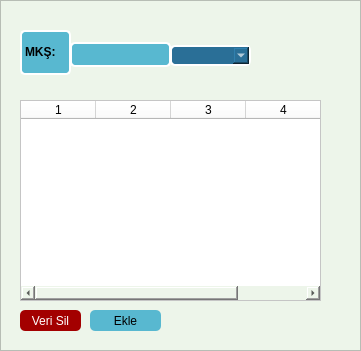
       <widget class="QFrame" name="frame_9">
        <property name="geometry">
         <rect>
          <x>20</x>
          <y>540</y>
          <width>361</width>
          <height>351</height>
         </rect>
        </property>
        <property name="styleSheet">
         <string notr="true">background-color: rgb(237, 245, 234);</string>
        </property>
        <property name="frameShape">
         <enum>QFrame::StyledPanel</enum>
        </property>
        <property name="frameShadow">
         <enum>QFrame::Raised</enum>
        </property>
        <widget class="QTableWidget" name="tableWidge_veritabani_3">
         <property name="geometry">
          <rect>
           <x>20</x>
           <y>100</y>
           <width>301</width>
           <height>201</height>
          </rect>
         </property>
         <property name="palette">
          <palette>
           <active>
            <colorrole role="Button">
             <brush brushstyle="SolidPattern">
              <color alpha="255">
               <red>255</red>
               <green>255</green>
               <blue>255</blue>
              </color>
             </brush>
            </colorrole>
            <colorrole role="Base">
             <brush brushstyle="SolidPattern">
              <color alpha="255">
               <red>255</red>
               <green>255</green>
               <blue>255</blue>
              </color>
             </brush>
            </colorrole>
            <colorrole role="Window">
             <brush brushstyle="SolidPattern">
              <color alpha="255">
               <red>255</red>
               <green>255</green>
               <blue>255</blue>
              </color>
             </brush>
            </colorrole>
           </active>
           <inactive>
            <colorrole role="Button">
             <brush brushstyle="SolidPattern">
              <color alpha="255">
               <red>255</red>
               <green>255</green>
               <blue>255</blue>
              </color>
             </brush>
            </colorrole>
            <colorrole role="Base">
             <brush brushstyle="SolidPattern">
              <color alpha="255">
               <red>255</red>
               <green>255</green>
               <blue>255</blue>
              </color>
             </brush>
            </colorrole>
            <colorrole role="Window">
             <brush brushstyle="SolidPattern">
              <color alpha="255">
               <red>255</red>
               <green>255</green>
               <blue>255</blue>
              </color>
             </brush>
            </colorrole>
           </inactive>
           <disabled>
            <colorrole role="Button">
             <brush brushstyle="SolidPattern">
              <color alpha="255">
               <red>255</red>
               <green>255</green>
               <blue>255</blue>
              </color>
             </brush>
            </colorrole>
            <colorrole role="Base">
             <brush brushstyle="SolidPattern">
              <color alpha="255">
               <red>255</red>
               <green>255</green>
               <blue>255</blue>
              </color>
             </brush>
            </colorrole>
            <colorrole role="Window">
             <brush brushstyle="SolidPattern">
              <color alpha="255">
               <red>255</red>
               <green>255</green>
               <blue>255</blue>
              </color>
             </brush>
            </colorrole>
           </disabled>
          </palette>
         </property>
         <property name="styleSheet">
          <string notr="true">background-color: rgb(255, 255, 255);
</string>
         </property>
         <property name="verticalScrollBarPolicy">
          <enum>Qt::ScrollBarAsNeeded</enum>
         </property>
         <property name="verticalScrollMode">
          <enum>QAbstractItemView::ScrollPerItem</enum>
         </property>
         <property name="rowCount">
          <number>0</number>
         </property>
         <property name="columnCount">
          <number>4</number>
         </property>
         <attribute name="horizontalHeaderDefaultSectionSize">
          <number>75</number>
         </attribute>
         <column/>
         <column/>
         <column/>
         <column/>
        </widget>
        <widget class="QPushButton" name="veritabanekle_3">
         <property name="geometry">
          <rect>
           <x>90</x>
           <y>310</y>
           <width>71</width>
           <height>21</height>
          </rect>
         </property>
         <property name="cursor">
          <cursorShape>PointingHandCursor</cursorShape>
         </property>
         <property name="styleSheet">
          <string notr="true">background-color: rgb(88, 184, 208);border-radius: 5px;</string>
         </property>
         <property name="text">
          <string>Ekle</string>
         </property>
        </widget>
        <widget class="QPushButton" name="verisil_3">
         <property name="geometry">
          <rect>
           <x>20</x>
           <y>310</y>
           <width>61</width>
           <height>21</height>
          </rect>
         </property>
         <property name="font">
          <font>
           <weight>50</weight>
           <bold>false</bold>
          </font>
         </property>
         <property name="cursor">
          <cursorShape>PointingHandCursor</cursorShape>
         </property>
         <property name="styleSheet">
          <string notr="true">border-radius: 5px;
color: rgb(255, 255, 255);
background-color: rgb(163, 0, 0);</string>
         </property>
         <property name="text">
          <string>Veri Sil</string>
         </property>
        </widget>
        <widget class="QLabel" name="label_20">
         <property name="geometry">
          <rect>
           <x>20</x>
           <y>30</y>
           <width>51</width>
           <height>45</height>
          </rect>
         </property>
         <property name="font">
          <font>
           <pointsize>9</pointsize>
           <weight>75</weight>
           <bold>true</bold>
          </font>
         </property>
         <property name="tabletTracking">
          <bool>false</bool>
         </property>
         <property name="focusPolicy">
          <enum>Qt::TabFocus</enum>
         </property>
         <property name="styleSheet">
          <string notr="true">border: 2px solid white;
border-radius: 5px;
background-color: rgb(88, 184, 208);</string>
         </property>
         <property name="text">
          <string>MKŞ:</string>
         </property>
         <property name="textFormat">
          <enum>Qt::AutoText</enum>
         </property>
        </widget>
        <widget class="QComboBox" name="Markamks_veri">
         <property name="geometry">
          <rect>
           <x>170</x>
           <y>45</y>
           <width>81</width>
           <height>21</height>
          </rect>
         </property>
         <property name="styleSheet">
          <string notr="true">color: rgb(255, 255, 255);
border: 2px solid white;
border-radius: 5px;
background-color: rgb(42, 111, 151);
</string>
         </property>
         <property name="editable">
          <bool>true</bool>
         </property>
         <property name="currentIndex">
          <number>-1</number>
         </property>
        </widget>
        <widget class="QLineEdit" name="mks_veri">
         <property name="geometry">
          <rect>
           <x>70</x>
           <y>42</y>
           <width>101</width>
           <height>25</height>
          </rect>
         </property>
         <property name="styleSheet">
          <string notr="true">color: rgb(255, 255, 255);
border: 2px solid white;
border-radius: 5px;
background-color: rgb(88, 184, 208);</string>
         </property>
        </widget>
       </widget>
